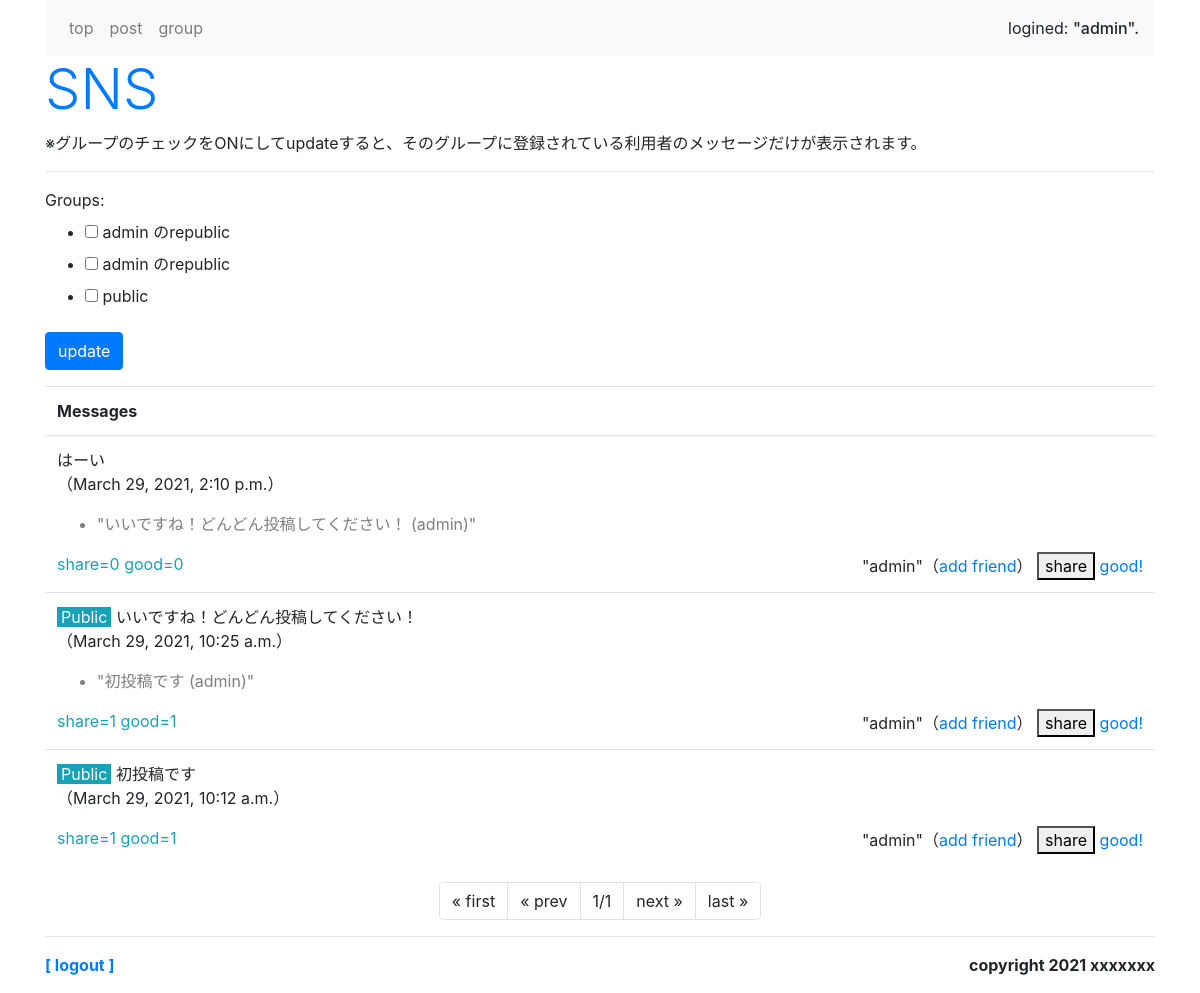
The page /sns/ (signed in) on the database its author committed.
### sns/models.py (models this page shows)
class Message(models.Model):
    owner = models.ForeignKey(User, on_delete=models.CASCADE)
    group = models.ForeignKey('Group', on_delete=models.CASCADE)
    content = models.TextField(max_length=100)
    share_id = models.IntegerField(default=-1)
    good_count = models.IntegerField(default=0)
    share_count = models.IntegerField(default=0)
    pub_date = models.DateTimeField(auto_now_add=True)
    def __str__(self):
        return str(self.content) + ' (' + str(self.owner) + ')'
    def get_share(self):
        return Message.objects.get(id=self.share_id)
    class Meta:
        ordering = ('-pub_date',)

### sns/views.py (the view)
# urls.py: path('', views.index, name='index'),
@login_required(login_url='/admin/login/')
def index(request, page=1):
    (public_user, public_group) = get_public()
    if request.method == 'POST':
        checkform = GroupCheckForm(request.user, request.POST)
        glist = []
        for item in request.POST.getlist('groups'):
            glist.append(item)
        messages = get_your_group_message(request.user, glist, page)
    else:
        checkform = GroupCheckForm(request.user)
        gps = Group.objects.filter(owner=request.user)
        glist = [public_group.title]
        for item in gps:
            glist.append(item.title)
        messages = get_your_group_message(request.user, glist, page)
    params = {
        'login_user':request.user,
        'contents':messages,
        'check_form':checkform
    }
    return render(request, 'sns/index.html', params)

### sns/forms.py
class GroupCheckForm(forms.Form):
    def __init__(self, user, *args, **kwargs):
        super(GroupCheckForm, self).__init__(*args, **kwargs)
        public = User.objects.filter(username='public').first()
        self.fields['groups'] = forms.MultipleChoiceField(
            choices=[(item.title, item.title) for item in Group.objects.filter(owner__in=[user, public])],
            widget=forms.CheckboxSelectMultiple(),
        )

### sns/views.py (called while the page is built)
def get_your_group_message(owner, glist, page):
    page_num = 10
    (public_user, public_group) = get_public()
    groups = Group.objects.filter(Q(owner=owner)|Q(owner=public_user)).filter(title__in=glist)
    me_friends = Friend.objects.filter(group__in=groups)
    me_users = []
    for f in me_friends:
        me_users.append(f.user)
    his_groups = Group.objects.filter(owner__in=me_users)
    his_friends = Friend.objects.filter(user=owner).filter(group__in=his_groups)
    me_groups = []
    for hf in his_friends:
        me_groups.append(hf.group)
    messages = Message.objects.filter(Q(group__in=groups)|Q(group__in=me_groups))
    page_item = Paginator(messages, page_num)
    return page_item.get_page(page)

def get_public():
    public_user = User.objects.filter(username='public').first()
    public_group = Group.objects.filter(owner=public_user).first()
    return (public_user, public_group)

### sns/templates/sns/index.html (shortened to what this page needs)
{% extends 'sns/layout.html' %}
{% block header %}
	<h1 class="display-4 text-primary">SNS</h1>
	<p>※グループのチェックをONにしてupdateすると、そのグループに登録されている利用者のメッセージだけが表示されます。</p>
{% endblock header %}
{% block content %}
	<hr>
	<div>
		<form action="{% url 'index' %}" method="post" name="group_form">
			{{ check_form }}
			<div>
				<button class="btn btn-primary">update</button>
			</div>
		</form>
	</div>
	<table class="table mt-3">
		<tr><th>Messages</th></tr>
		{% for item in contents %}
			<tr>
				<td>
					<p class="my-0">
						{% if item.group.title == 'public' %}
							<span class="bg-info text-light px-1">Public</span>
						{% endif %}
						{{ item.content }}
					</p>
					<p class="">（{{ item.pub_date }}）</p>
					{% if item.share_id > 0 %}
						<ul>
							<li class="text-black-50">"{{ item.get_share }}"</li>
						</ul>
					{% endif %}
					<span class="float-left text-info">
						share={{ item.share_count }} good={{ item.good_count }}
					</span>
					<span class="float-right">
						"{{ item.owner }}"（<a href="{% url 'add' %}?name={{ item.owner }}">add friend</a>）
						<a href="{% url 'share' item.id %}">
							<button class="py-0">share</button>
						</a>
						<a href="{% url 'good' item.id %}">good!</a>
					</span>
				</td>
			</tr>
		{% endfor %}
	</table>
	<ul class="pagination justify-content-center">
		{% if contents.has_previous %}
			<li class="page-item">
				<a href="javascript:sendGroupForm(1);" class="page-link">&laquo; first</a>
			</li>
			<li class="page-item">
				<a href="javascript:sendGroupForm({{ contents.previous_page_number }});" class="page-link">&laquo; prev</a>
			</li>
		{% else %}
			<li class="page-item">
				<a class="page-link">&laquo; first</a>
			</li>
			<li class="page-item">
				<a class="page-link">&laquo; prev</a>
			</li>
		{% endif %}
		<li class="page-item">
			<a class="page-link">
				{{ contents.number }}/{{ contents.paginator.num_pages }}
			</a>
		</li>
		{% if contents.has_next %}
			<li class="page-item">
				<a href="javascript:sendGroupForm({{ contents.next_page_number }});" class="page-link">next &raquo;</a>
			</li>
			<li class="page-item">
				<a href="javascript:sendGroupForm({{ contents.paginator.num_pages }});" class="page-link">last &raquo;</a>
			</li>
		{% else %}
			<li class="page-item">
				<a class="page-link">next &raquo;</a>
			</li>
			<li class="page-item">
				<a class="page-link">last &raquo;</a>
			</li>
		{% endif %}
	</ul>
{% endblock content %}

### sns/templates/sns/layout.html (shortened to what this page needs)
{% load static %}
<!DOCTYPE html>
<html lang="ja">
<head>
	<link
			rel="stylesheet"
			href="https://stackpath.bootstrapcdn.com/bootstrap/4.5.0/css/bootstrap.min.css"
	>
</head>
<body class="container">
	<nav class="navbar navbar-expand navbar-light bg-light">
		<ul class="navbar-nav mr-auto">
			<li class="nav-item">
				<a href="{% url 'index' %}" class="nav-link">top</a>
			</li>
			<li class="nav-item">
				<a href="{% url 'post' %}" class="nav-link">post</a>
			</li>
			<li class="nav-item">
				<a href="{% url 'groups' %}" class="nav-link">group</a>
			</li>
		</ul>
		<span>logined: <span class="h6">"{{ login_user }}".</span></span>
	</nav>
	<div>
		{% block header %}
		{% endblock %}
	</div>
	<div class="content">
		{% block content %}
		{% endblock %}
	</div>
	<hr>
	<div class="my-3">
		<span class="font-weight-bold">
			<a href="/admin/logout?next=/sns/">[ logout ]</a>
			<span class="float-right">copyright 2021 xxxxxxx</span>
		</span>
	</div>
</body>
</html>

### rows shown on the page
Message: content "はーい", pub_date "March 29, 2021, 2:10 p.m.", get_share "いいですね！どんどん投稿してください！ (admin)", share_count "0", good_count "0", owner "admin"
Message: shows "Public", content "いいですね！どんどん投稿してください！", pub_date "March 29, 2021, 10:25 a.m.", get_share "初投稿です (admin)", share_count "1", good_count "1", owner "admin"
Message: shows "Public", content "初投稿です", pub_date "March 29, 2021, 10:12 a.m.", share_count "1", good_count "1", owner "admin"

### other values the page prints
{{ login_user }} "admin"
{{ contents.number }} "1"
{{ contents.paginator.num_pages }} "1"
